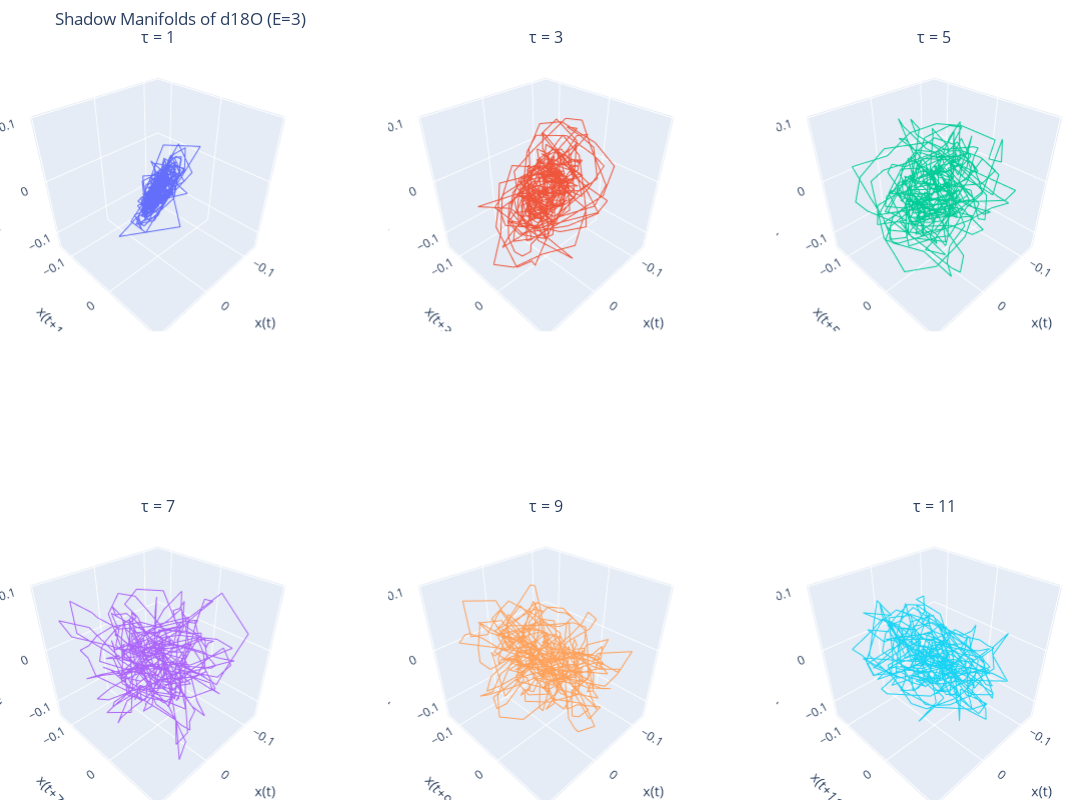

Source (notebook cell):
### Code cell
import numpy as np
import plotly.graph_objects as go
from plotly.subplots import make_subplots

# 1. Sort by time so the embedding respects chronology
df_sorted = df_sd.sort_values('age')
series   = df_sorted['d18O'].values
ages     = df_sorted['age'].values

# 2. Embedding parameters
E    = 3
taus = [1, 3, 5, 7, 9, 11]

# 3. Create a 2×3 subplot with 3D scenes
fig = make_subplots(
    rows=2, cols=3,
    specs=[[{'type': 'scene'}]*3,
           [{'type': 'scene'}]*3],
    subplot_titles=[f'τ = {τ}' for τ in taus]
)

# 4. Build each embedding and add as a line trace
for idx, τ in enumerate(taus):
    # Compute Takens embedding for this τ
    N = len(series) - (E - 1)*τ
    X = np.column_stack([series[j*τ : j*τ + N] for j in range(E)])
    
    # Determine subplot location
    row = idx//3 + 1
    col = idx%3  + 1
    
    fig.add_trace(
        go.Scatter3d(
            x=X[:,0], 
            y=X[:,1], 
            z=X[:,2],
            mode='lines',
            line=dict(width=2),
            name=f'τ={τ}',
            showlegend=False
        ),
        row=row, col=col
    )
    # Set axis titles for this scene
    scene_id = f'scene{idx+1}'
    fig.layout[scene_id].update(
        xaxis_title='x(t)',
        yaxis_title=f'x(t+{τ})',
        zaxis_title=f'x(t+{2*τ})',
    )

# 5. Layout tweaks
fig.update_layout(
    height=800, width=1200,
    title_text="Shadow Manifolds of d18O (E=3)",
    margin=dict(l=0, r=0, t=50, b=0)
)

fig.show()

### Figure 1 — Plotly figure (JSON) as saved in the notebook; plotly's stock layout.template omitted (floating-point values rounded to 4 significant figures; data arrays with more than 128 entries replaced by an {"elided": "..."} marker saying what was removed)
{"data": [{"line": {"width": 2}, "mode": "lines", "name": "τ=1", "scene": "scene", "showlegend": false, "type": "scatter3d", "x": {"elided": "540 float values"}, "y": {"elided": "540 float values"}, "z": {"elided": "540 float values"}}, {"line": {"width": 2}, "mode": "lines", "name": "τ=3", "scene": "scene2", "showlegend": false, "type": "scatter3d", "x": {"elided": "536 float values"}, "y": {"elided": "536 float values"}, "z": {"elided": "536 float values"}}, {"line": {"width": 2}, "mode": "lines", "name": "τ=5", "scene": "scene3", "showlegend": false, "type": "scatter3d", "x": {"elided": "532 float values"}, "y": {"elided": "532 float values"}, "z": {"elided": "532 float values"}}, {"line": {"width": 2}, "mode": "lines", "name": "τ=7", "scene": "scene4", "showlegend": false, "type": "scatter3d", "x": {"elided": "528 float values"}, "y": {"elided": "528 float values"}, "z": {"elided": "528 float values"}}, {"line": {"width": 2}, "mode": "lines", "name": "τ=9", "scene": "scene5", "showlegend": false, "type": "scatter3d", "x": {"elided": "524 float values"}, "y": {"elided": "524 float values"}, "z": {"elided": "524 float values"}}, {"line": {"width": 2}, "mode": "lines", "name": "τ=11", "scene": "scene6", "showlegend": false, "type": "scatter3d", "x": {"elided": "520 float values"}, "y": {"elided": "520 float values"}, "z": {"elided": "520 float values"}}], "layout": {"annotations": [{"font": {"size": 16}, "showarrow": false, "text": "τ = 1", "x": 0.1444, "xanchor": "center", "xref": "paper", "y": 1, "yanchor": "bottom", "yref": "paper"}, {"font": {"size": 16}, "showarrow": false, "text": "τ = 3", "x": 0.5, "xanchor": "center", "xref": "paper", "y": 1, "yanchor": "bottom", "yref": "paper"}, {"font": {"size": 16}, "showarrow": false, "text": "τ = 5", "x": 0.8556, "xanchor": "center", "xref": "paper", "y": 1, "yanchor": "bottom", "yref": "paper"}, {"font": {"size": 16}, "showarrow": false, "text": "τ = 7", "x": 0.1444, "xanchor": "center", "xref": "paper", "y": 0.375, "yanchor": "bottom", "yref": "paper"}, {"font": {"size": 16}, "showarrow": false, "text": "τ = 9", "x": 0.5, "xanchor": "center", "xref": "paper", "y": 0.375, "yanchor": "bottom", "yref": "paper"}, {"font": {"size": 16}, "showarrow": false, "text": "τ = 11", "x": 0.8556, "xanchor": "center", "xref": "paper", "y": 0.375, "yanchor": "bottom", "yref": "paper"}], "height": 800, "margin": {"b": 0, "l": 0, "r": 0, "t": 50}, "scene": {"domain": {"x": [0, 0.2889], "y": [0.625, 1]}, "xaxis": {"title": {"text": "x(t)"}}, "yaxis": {"title": {"text": "x(t+1)"}}, "zaxis": {"title": {"text": "x(t+2)"}}}, "scene2": {"domain": {"x": [0.3556, 0.6444], "y": [0.625, 1]}, "xaxis": {"title": {"text": "x(t)"}}, "yaxis": {"title": {"text": "x(t+3)"}}, "zaxis": {"title": {"text": "x(t+6)"}}}, "scene3": {"domain": {"x": [0.7111, 1], "y": [0.625, 1]}, "xaxis": {"title": {"text": "x(t)"}}, "yaxis": {"title": {"text": "x(t+5)"}}, "zaxis": {"title": {"text": "x(t+10)"}}}, "scene4": {"domain": {"x": [0, 0.2889], "y": [0, 0.375]}, "xaxis": {"title": {"text": "x(t)"}}, "yaxis": {"title": {"text": "x(t+7)"}}, "zaxis": {"title": {"text": "x(t+14)"}}}, "scene5": {"domain": {"x": [0.3556, 0.6444], "y": [0, 0.375]}, "xaxis": {"title": {"text": "x(t)"}}, "yaxis": {"title": {"text": "x(t+9)"}}, "zaxis": {"title": {"text": "x(t+18)"}}}, "scene6": {"domain": {"x": [0.7111, 1], "y": [0, 0.375]}, "xaxis": {"title": {"text": "x(t)"}}, "yaxis": {"title": {"text": "x(t+11)"}}, "zaxis": {"title": {"text": "x(t+22)"}}}, "title": {"text": "Shadow Manifolds of d18O (E=3)"}, "width": 1200}}
